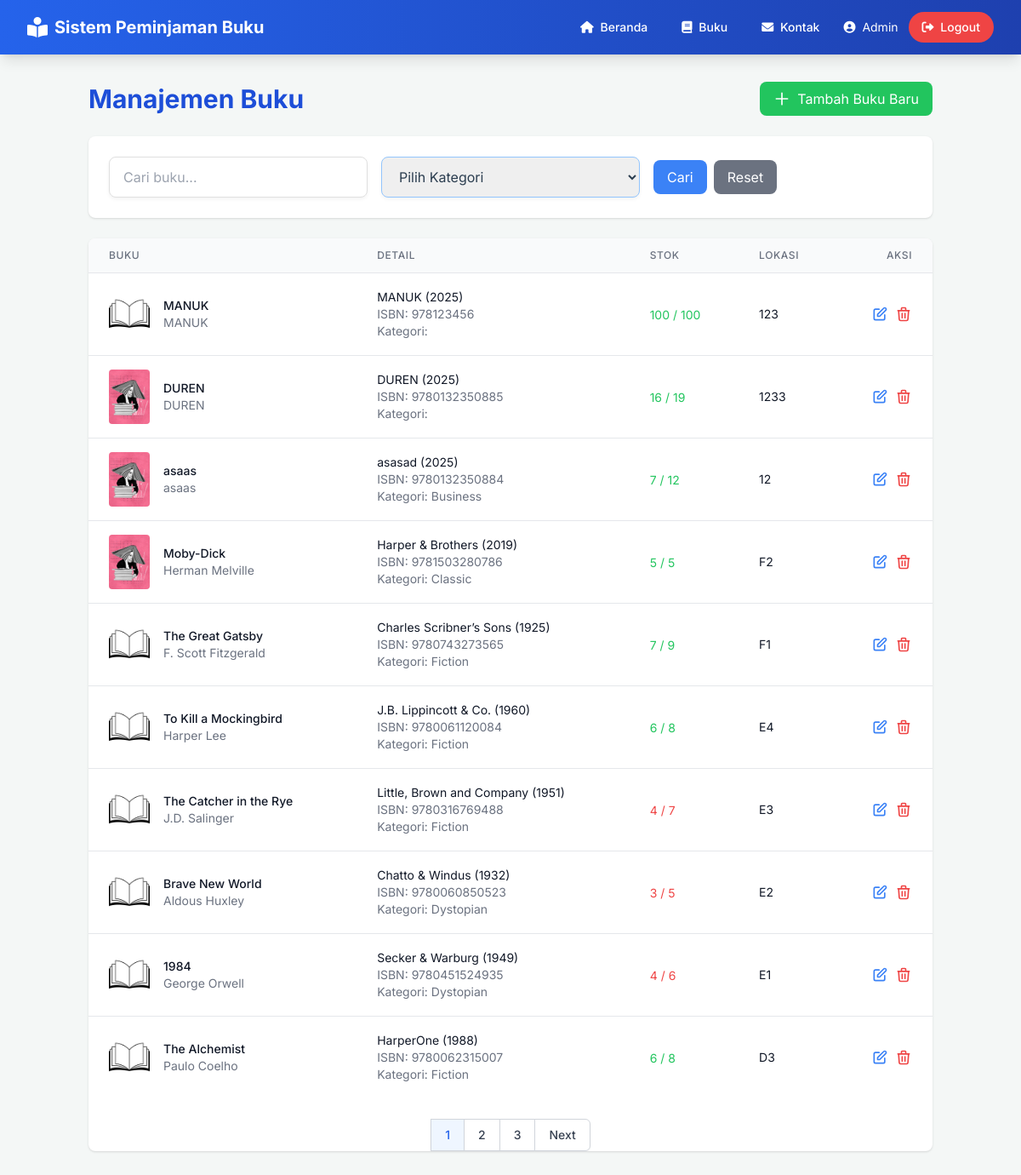
Page /admin/manage-books/dashboard-book.php (signed in) on the committed database.
### tables this page shows
CREATE TABLE `books` (
  `id` int(11) NOT NULL,
  `title` varchar(255) NOT NULL,
  `author` varchar(255) NOT NULL,
  `publisher` varchar(255) DEFAULT NULL,
  `year_published` year(4) DEFAULT NULL,
  `isbn` varchar(20) DEFAULT NULL,
  `category` varchar(255) DEFAULT NULL,
  `total_quantity` int(11) NOT NULL DEFAULT 0,
  `available_quantity` int(11) NOT NULL DEFAULT 0,
  `cover_image` varchar(255) DEFAULT 'default_book.jpg',
  `description` text DEFAULT NULL,
  `created_at` timestamp NOT NULL DEFAULT current_timestamp(),
  `shelf_location` varchar(255) NOT NULL,
  `updated_at` timestamp NOT NULL DEFAULT current_timestamp() ON UPDATE current_timestamp()
);

### classes/book.php (called while the page is built, shortened)
<?php
class Book
{
    private $conn;
    private $table_name = 'books';
    public function __construct($db)
    {
        $this->conn = $db;
    }
    public function getAllBooks($limit = 10, $offset = 0, $searchQuery = '', $categoryFilter = '', $minYear = '', $maxYear = '')
    {
        $query = "SELECT * FROM {$this->table_name} WHERE 1=1";
        $params = [];
        $query .= " ORDER BY id DESC LIMIT :limit OFFSET :offset";
        $params[':limit'] = $limit;
        $params[':offset'] = $offset;
        $stmt = $this->conn->prepare($query);
        foreach ($params as $key => $value) {
            if (in_array($key, [':limit', ':offset'])) {
                $stmt->bindValue($key, $value, PDO::PARAM_INT);
            } else {
                $stmt->bindValue($key, $value);
            }
        }
        $stmt->execute();
        return $stmt->fetchAll(PDO::FETCH_ASSOC);
    }
    public function countTotalBooks($searchQuery = '', $categoryFilter = '', $minYear = '', $maxYear = '')
    {
        $query = "SELECT COUNT(*) as total FROM {$this->table_name} WHERE 1=1";
        $params = [];
        $stmt = $this->conn->prepare($query);
        $stmt->execute();
        $result = $stmt->fetch(PDO::FETCH_ASSOC);
        return (int)$result['total'];
    }
}

### admin/manage-books/dashboard-book.php (the view, shortened to what this page needs)
<?php
$rootPath = realpath(dirname(__DIR__, 2));
require_once $rootPath . '/classes/Book.php';
$database = new Database();
$conn = $database->getConnection();
$bookManager = new Book($conn);
$page = $_GET['page'] ?? 1;
$limit = 10;
$offset = ($page - 1) * $limit;
$searchQuery = $_GET['search'] ?? '';
$categoryFilter = $_GET['category'] ?? '';
$books = $bookManager->getAllBooks($limit, $offset, $searchQuery, $categoryFilter);
$totalBooks = $bookManager->countTotalBooks($searchQuery, $categoryFilter);
$totalPages = ceil($totalBooks / $limit);
?>
<!DOCTYPE html>
<html lang="id">
<head>
    <script src="https://cdn.tailwindcss.com"></script>
    <link rel="stylesheet" href="https://cdnjs.cloudflare.com/ajax/libs/font-awesome/6.0.0/css/all.min.css">
</head>
<body x-data="bookManager">
    <nav x-data="{ open: false }" class="bg-gradient-to-r from-blue-600 to-blue-800 shadow-lg sticky top-0 z-50">
        <div class="max-w-7xl mx-auto px-4 sm:px-6 lg:px-8">
            <div class="flex items-center justify-between h-16">
                <div class="flex items-center">
                    <a href="/sistem/admin/index.php" class="flex items-center group">
                        <i class="fas fa-book-reader text-white text-2xl mr-2 transform group-hover:scale-110 transition-transform"></i>
                        <span class="text-white font-bold text-xl"><?= htmlspecialchars(SITE_NAME) ?></span>
                    </a>
                </div>
                <div class="hidden md:block">
                    <div class="flex items-center space-x-4">
                        <a href="/sistem/beranda-pengguna.php" class="text-white hover:bg-blue-700 px-3 py-2 rounded-md text-sm font-medium">
                            <i class="fas fa-home mr-1"></i> Beranda
                        </a>
                        <a href="/sistem/public/books.php" class="text-white hover:bg-blue-700 px-3 py-2 rounded-md text-sm font-medium">
                            <i class="fas fa-book mr-1"></i> Buku
                        </a>
                        <a href="/sistem/public/contact.php" class="text-white hover:bg-blue-700 px-3 py-2 rounded-md text-sm font-medium">
                            <i class="fas fa-envelope mr-1"></i> Kontak
                        </a>
                        <?php if (isset($_SESSION['user_id']) && $_SESSION['role'] === 'admin'): ?>
                            <div class="flex items-center space-x-3">
                                <span class="text-white text-sm">
                                    <i class="fas fa-user-circle mr-1"></i>
                                    <?= htmlspecialchars($_SESSION['username'] ?? 'Admin') ?>
                                </span>
                                <a href="/sistem/admin/auth/logout.php"
                                    class="bg-red-500 hover:bg-red-600 text-white px-4 py-2 rounded-full text-sm font-medium">
                                    <i class="fas fa-sign-out-alt mr-1"></i> Logout
                                </a>
                            </div>
                        <?php endif; ?>
                    </div>
                </div>
            </div>
        </div>
    </nav>
    <main x-data="bookManager" class="container mx-auto px-4 py-8">
        <div class="space-y-6">
            <div class="flex flex-col md:flex-row justify-between items-center gap-4 mb-6">
                <h1 class="text-2xl md:text-3xl font-bold text-blue-700">Manajemen Buku</h1>
                <button
                    @click="openAddModal()"
                    class="w-full md:w-auto bg-green-500 hover:bg-green-600 text-white px-4 py-2 rounded-lg flex items-center justify-center">
                    <svg class="w-5 h-5 mr-2" fill="none" stroke="currentColor" viewBox="0 0 24 24">
                        <path stroke-linecap="round" stroke-linejoin="round" stroke-width="2" d="M12 4v16m8-8H4"></path>
                    </svg>
                    <span>Tambah Buku Baru</span>
                </button>
            </div>
            <div class="bg-white shadow rounded-lg p-4 md:p-6">
                <form method="get" class="grid grid-cols-1 md:grid-cols-3 gap-4">
                    <input
                        type="text"
                        name="search"
                        placeholder="Cari buku..."
                        value="<?= htmlspecialchars($searchQuery) ?>"
                        class="w-full px-4 py-2 border rounded-lg focus:ring-2 focus:ring-blue-500 focus:border-blue-500">
                    <select
                        name="category"
                        class="w-full px-4 py-3 border border-blue-300 rounded-lg focus:outline-none focus:ring-2 focus:ring-blue-500">
                        <option value="">Pilih Kategori</option>
                    </select>
                    <div class="flex items-center space-x-2">
                        <button type="submit"
                            class="w-full md:w-auto bg-blue-500 hover:bg-blue-600 text-white px-4 py-2 rounded-lg transition duration-150 ease-in-out">
                            Cari
                        </button>
                        <button type="button" id="resetButton"
                            class="w-full md:w-auto bg-gray-500 hover:bg-gray-600 text-white px-4 py-2 rounded-lg transition duration-150 ease-in-out">
                            Reset
                        </button>
                    </div>
                </form>
            </div>
            <div class="bg-white shadow rounded-lg overflow-hidden overflow-x-auto">
                <table class="min-w-full divide-y divide-gray-200">
                    <thead class="bg-gray-50">
                        <tr>
                            <th class="px-6 py-3 text-left text-xs font-medium text-gray-500 uppercase tracking-wider">Buku</th>
                            <th class="px-6 py-3 text-left text-xs font-medium text-gray-500 uppercase tracking-wider hidden md:table-cell">Detail</th>
                            <th class="px-6 py-3 text-left text-xs font-medium text-gray-500 uppercase tracking-wider">Stok</th>
                            <th class="px-6 py-3 text-left text-xs font-medium text-gray-500 uppercase tracking-wider hidden md:table-cell">Lokasi</th>
                            <th class="px-6 py-3 text-right text-xs font-medium text-gray-500 uppercase tracking-wider">Aksi</th>
                        </tr>
                    </thead>
                    <tbody class="bg-white divide-y divide-gray-200">
                        <?php foreach ($books as $book): ?>
                            <tr class="hover:bg-gray-50">
                                <td class="px-6 py-4">
                                    <div class="flex items-center">
                                        <img src="<?= $book['cover_image'] ? '/sistem/uploads/book_covers/' . htmlspecialchars($book['cover_image']) : '/sistem/uploads/books/book-default.png' ?>"
                                            alt="Cover Buku"
                                            class="h-16 w-12 object-cover rounded hidden md:block"
                                            onerror="this.src='/sistem/uploads/books/book-default.png'">
                                        <div class="ml-0 md:ml-4">
                                            <div class="text-sm font-medium text-gray-900"><?= htmlspecialchars($book['title']) ?></div>
                                            <div class="text-sm text-gray-500 hidden md:block"><?= htmlspecialchars($book['author']) ?></div>
                                        </div>
                                    </div>
                                </td>
                                <td class="px-6 py-4 hidden md:table-cell">
                                    <div class="text-sm text-gray-900"><?= htmlspecialchars($book['publisher']) ?> (<?= $book['year_published'] ?>)</div>
                                    <div class="text-sm text-gray-500">ISBN: <?= htmlspecialchars($book['isbn']) ?></div>
                                    <div class="text-sm text-gray-500">Kategori: <?= htmlspecialchars($book['category']) ?></div>
                                </td>
                                <td class="px-6 py-4">
                                    <span class="text-sm <?= $book['available_quantity'] < 5 ? 'text-red-500' : 'text-green-500' ?>">
                                        <?= $book['available_quantity'] ?> / <?= $book['total_quantity'] ?>
                                    </span>
                                </td>
                                <td class="px-6 py-4 hidden md:table-cell">
                                    <div class="text-sm text-gray-900"><?= htmlspecialchars($book['shelf_location']) ?></div>
                                </td>
                                <td class="px-6 py-4 text-right">
                                    <div class="flex justify-end space-x-2">
                                        <button
                                            type="button"
                                            class="text-blue-500 hover:text-blue-700"
                                            @click="openEditModal(<?= htmlspecialchars(json_encode($book)) ?>)">
                                            <svg class="w-5 h-5" fill="none" stroke="currentColor" viewBox="0 0 24 24">
                                                <path stroke-linecap="round" stroke-linejoin="round" stroke-width="2" d="M11 5H6a2 2 0 00-2 2v11a2 2 0 002 2h11a2 2 0 002-2v-5m-1.414-9.414a2 2 0 112.828 2.828L11.828 15H9v-2.828l8.586-8.586z"></path>
                                            </svg>
                                        </button>
                                        <button
                                            type="button"
                                            class="text-red-500 hover:text-red-700"
                                            @click="confirmDelete(<?= $book['id'] ?>)">
                                            <svg class="w-5 h-5" fill="none" stroke="currentColor" viewBox="0 0 24 24">
                                                <path stroke-linecap="round" stroke-linejoin="round" stroke-width="2" d="M19 7l-.867 12.142A2 2 0 0116.138 21H7.862a2 2 0 01-1.995-1.858L5 7m5 4v6m4-6v6m1-10V4a1 1 0 00-1-1h-4a1 1 0 00-1 1v3M4 7h16"></path>
                                            </svg>
                                        </button>
                                    </div>
                                </td>
                            </tr>
                        <?php endforeach; ?>
                    </tbody>
                </table>
                <div class="mt-6 flex justify-center">
                    <nav class="relative z-0 inline-flex rounded-md shadow-sm -space-x-px" aria-label="Pagination">
                        <?php for ($i = max(1, $page - 2); $i <= min($totalPages, $page + 2); $i++): ?>
                            <a href="?page=<?= $i ?><?= $searchQuery ? '&search=' . urlencode($searchQuery) : '' ?><?= $categoryFilter ? '&category=' . urlencode($categoryFilter) : '' ?>"
                                class="relative inline-flex items-center px-4 py-2 border border-gray-300 <?= $i === $page ? 'bg-blue-50 text-blue-600' : 'bg-white text-gray-700' ?> text-sm font-medium hover:bg-gray-50">
                                <?= $i ?>
                            </a>
                        <?php endfor; ?>
                        <?php if ($page < $totalPages): ?>
                            <a href="?page=<?= $page + 1 ?><?= $searchQuery ? '&search=' . urlencode($searchQuery) : '' ?><?= $categoryFilter ? '&category=' . urlencode($categoryFilter) : '' ?>"
                                class="relative inline-flex items-center px-4 py-2 rounded-r-md border border-gray-300 bg-white text-sm font-medium text-gray-700 hover:bg-gray-50">
                                Next
                            </a>
                        <?php endif; ?>
                    </nav>
                </div>
            </div>
</html>

### admin/manage-books/dashboard-book.php (style rules this page uses)
:root { --primary-color: #3498db; --secondary-color: #2ecc71; --text-color: #2c3e50; --background-color: #f4f7f6; --white: #ffffff; --shadow-color: rgba(0, 0, 0, 0.1); --border-radius: 12px; }
body { font-family: 'Inter', sans-serif; background-color: var(--background-color); color: var(--text-color); line-height: 1.6; }
input, select, textarea { transition: all 0.3s ease; border: 1px solid #e0e0e0; box-shadow: 0 2px 4px rgba(0, 0, 0, 0.05); }

### rows in the picture
books: title "MANUK", author "MANUK", publisher "MANUK", year_published "2025", isbn "978123456", available_quantity "100", total_quantity "100", shelf_location "123"
books: cover_image (picture), title "DUREN", author "DUREN", publisher "DUREN", year_published "2025", isbn "9780132350885", available_quantity "16", total_quantity "19", shelf_location "1233"
books: cover_image (picture), title "asaas", author "asaas", publisher "asasad", year_published "2025", isbn "9780132350884", category "Business", available_quantity "7", total_quantity "12", shelf_location "12"
books: cover_image (picture), title "Moby-Dick", author "Herman Melville", publisher "Harper & Brothers", year_published "2019", isbn "9781503280786", category "Classic", available_quantity "5", total_quantity "5", shelf_location "F2"
books: title "The Great Gatsby", author "F. Scott Fitzgerald", publisher "Charles Scribner’s Sons", year_published "1925", isbn "9780743273565", category "Fiction", available_quantity "7", total_quantity "9", shelf_location "F1"
books: title "To Kill a Mockingbird", author "Harper Lee", publisher "J.B. Lippincott & Co.", year_published "1960", isbn "9780061120084", category "Fiction", available_quantity "6", total_quantity "8", shelf_location "E4"
books: title "The Catcher in the Rye", author "J.D. Salinger", publisher "Little, Brown and Company", year_published "1951", isbn "9780316769488", category "Fiction", available_quantity "4", total_quantity "7", shelf_location "E3"
books: title "Brave New World", author "Aldous Huxley", publisher "Chatto & Windus", year_published "1932", isbn "9780060850523", category "Dystopian", available_quantity "3", total_quantity "5", shelf_location "E2"
books: title "1984", author "George Orwell", publisher "Secker & Warburg", year_published "1949", isbn "9780451524935", category "Dystopian", available_quantity "4", total_quantity "6", shelf_location "E1"
books: title "The Alchemist", author "Paulo Coelho", publisher "HarperOne", year_published "1988", isbn "9780062315007", category "Fiction", available_quantity "6", total_quantity "8", shelf_location "D3"

### other values in the picture
SITE_NAME "Sistem Peminjaman Buku"
$_SESSION['username'] "Admin"
